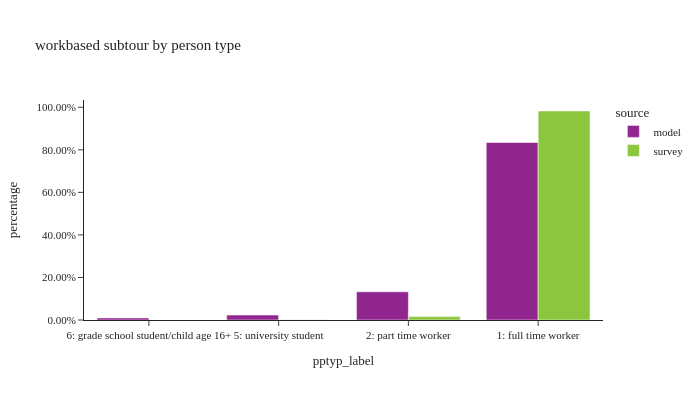

The notebook cell saved with this chart:
### Markdown cell above
## workbased subtour by person type

### Code cell
df_plot = (
    wk_base_subtour.group_by(['source', 'pptyp_label'])
    .agg([
        pl.col('toexpfac').sum().alias('total'),
        pl.col('toexpfac').count().alias('sample_size')
    ])
    .with_columns((pl.col('total') / pl.col('total').sum().over(['source'])).alias('percentage'))
)

fig = px.bar(df_plot.sort(['source']).to_pandas(), x="pptyp_label", y="percentage", color="source",
             barmode="group", hover_data=['total', 'sample_size'], title="workbased subtour by person type")
fig.update_layout(height=400, width=700, font=dict(size=11),
                  yaxis=dict(tickformat=".2%"))
fig.show()

### Figure 1 — Plotly figure (JSON) as saved in the notebook; plotly's stock layout.template omitted (floating-point values rounded to 4 significant figures)
{"data": [{"alignmentgroup": "True", "customdata": [[1524.0, 1524.0], [3563.0, 3563.0], [20410.0, 20410.0], [128500.0, 128500.0]], "hovertemplate": "source=model<br>pptyp_label=%{x}<br>percentage=%{y}<br>total=%{customdata[0]}<br>sample_size=%{customdata[1]}<extra></extra>", "legendgroup": "model", "marker": {"color": "#91268F", "pattern": {"shape": ""}}, "name": "model", "offsetgroup": "model", "orientation": "v", "showlegend": true, "textposition": "auto", "type": "bar", "x": ["6: grade school student/child age 16+", "5: university student", "2: part time worker", "1: full time worker"], "xaxis": "x", "y": [0.009894, 0.02313, 0.1325, 0.8345], "yaxis": "y"}, {"alignmentgroup": "True", "customdata": [[162.4, 5.0], [101100.0, 162.0], [1635.0, 11.0]], "hovertemplate": "source=survey<br>pptyp_label=%{x}<br>percentage=%{y}<br>total=%{customdata[0]}<br>sample_size=%{customdata[1]}<extra></extra>", "legendgroup": "survey", "marker": {"color": "#8CC63E", "pattern": {"shape": ""}}, "name": "survey", "offsetgroup": "survey", "orientation": "v", "showlegend": true, "textposition": "auto", "type": "bar", "x": ["5: university student", "1: full time worker", "2: part time worker"], "xaxis": "x", "y": [0.001578, 0.9825, 0.01589], "yaxis": "y"}], "layout": {"barmode": "group", "font": {"size": 11}, "height": 400, "legend": {"title": {"text": "source"}, "tracegroupgap": 0}, "title": {"text": "workbased subtour by person type"}, "width": 700, "xaxis": {"anchor": "y", "domain": [0.0, 1.0], "title": {"text": "pptyp_label"}}, "yaxis": {"anchor": "x", "domain": [0.0, 1.0], "tickformat": ".2%", "title": {"text": "percentage"}}}}
